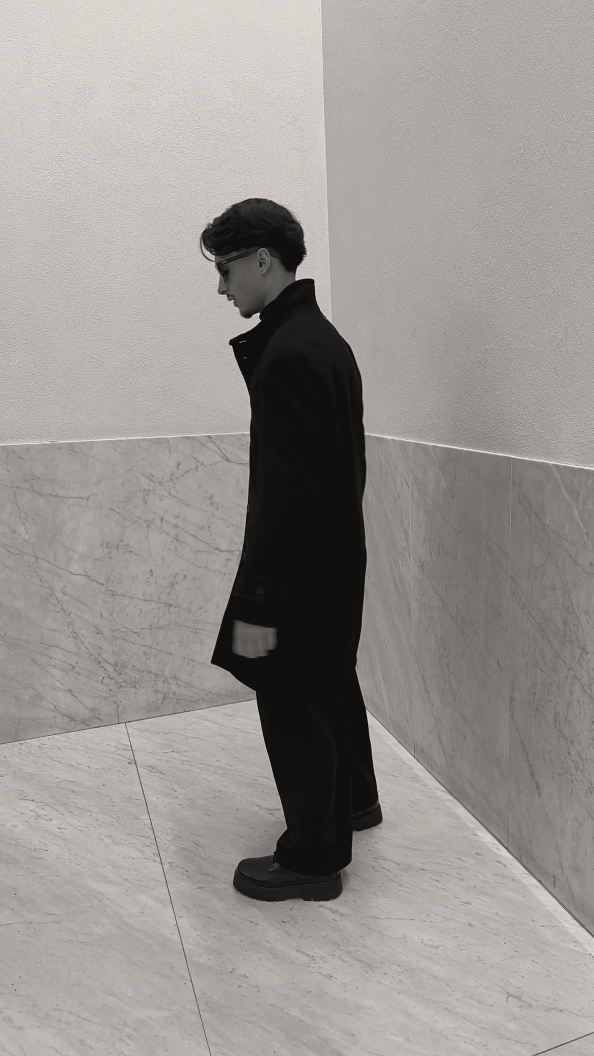
#> input picture highlight-about/_source/img/corridor.jpg, 1188 x 2112 px (shown at 1/2 size)
$ python -i compose.py   (imports and definitions only)
#> lines starting #> are read from the running program, lines starting #| are printed output that depends on the picture; after the words box and inside, x2 and y2 are one past the last pixel; in counts of white or black regions, pixels touching at a corner belong together
"""Compositor: genera el vídeo final fotograma a fotograma.
- Planos míos: se decodifican desde el original 4K, reencuadre/zoom (punch-in) con escalado de calidad,
  corrección de color suave (contraste algo más alto, piel natural) y enfoque ligero.
- Clips del tour con transiciones (whip, zoom, fundido) y el cambio a noche en el plano aéreo.
- PiP mío redondeado mientras el tour ocupa la pantalla.
- Capa de gráficos (PNG con alfa renderizados desde overlay.html).
Uso: python3 compose.py <9x16|4x5> [--test t1,t2,...]"""
import json, subprocess, sys, os, math
import numpy as np, cv2
sys.path.insert(0, os.path.dirname(os.path.abspath(__file__)))

ROOT = os.path.dirname(os.path.dirname(os.path.abspath(__file__)))
# [2 lines not run here, left out]
# [1 line that did not run here, left out]
FMT = sys.argv[1] if len(sys.argv) > 1 else "9x16"
OW, OH = 1080, (1920 if FMT == "9x16" else 1350)
TEST = None
if "--test" in sys.argv:
    TEST = [float(x) for x in sys.argv[sys.argv.index("--test") + 1].split(",")]
INTER = (2160, 3840)   # mis planos se decodifican a 4K nativo


def ease_out(x):
    x = min(1, max(0, x)); return 1 - (1 - x) ** 3


def smooth(x):
    x = min(1, max(0, x)); return x * x * (3 - 2 * x)


# ------------------------------------------------------------------ lectores de vídeo secuenciales
class Reader:
    """Lee fotogramas a 30 fps desde un archivo; reabre ffmpeg si hay que saltar hacia atrás o lejos."""
    # [28 lines left out: functions __init__, _open, get, not called in this run]


readers = {}
def reader(key, path, size, pre=""):
    if key not in readers: readers[key] = Reader(path, size, pre)
    return readers[key]


# ------------------------------------------------------------------ color de mis planos
# Corrección por toma (scripts/grade_params.py): balance de blancos medido en la pared + exposición
# [1 line not run here, left out]
LIN = ((np.arange(256) / 255.0) ** 2.2).astype(np.float32)          # sRGB aprox. -> lineal


def build_curve():
    """curva fílmica en gamma: contraste en S suave, negros asentados, hombro suave en altas"""
    x = np.linspace(0, 1, 4096)
    s = x * x * (3 - 2 * x)
    y = x + 0.24 * (s - x)
    y = np.clip((y - 0.018) / (1 - 0.018), 0, 1)
    return x, y
CX, CY = build_curve()


# [22 lines left out: functions grade, detail, not called in this run]


def sharpen(img, amount=0.28, sigma=1.1):
    b = cv2.GaussianBlur(img, (0, 0), sigma)
    return cv2.addWeighted(img, 1 + amount, b, -amount, 0)


ZCAP = {"A": 1.9, "B": 1.9, "C": 1.9, "D": 1.9}   # las 4 tomas son originales 4K del iPhone   # siempre con sobremuestreo desde 4K (más en las tomas comprimidas)


# ------------------------------------------------------------------ fuentes
# [9 lines left out: function take_src_time, not called in this run]


# [1 line not run here, left out]


# [126 lines left out: functions face_of, a_frame, b_frame, entry_at, render_entry, hblur and 2 more, not called in this run]


def whiten(img, a):
    if a <= 0.002: return img
    return cv2.addWeighted(img, 1 - a, np.full_like(img, 255), a, 0)


# [21 lines left out: functions scale_center, shake, not called in this run]


# ------------------------------------------------------------------ PiP
PIP_BOX = dict(x=1080 - 48 - 270, y=372, w=270, h=360, r=30) if FMT == "9x16" else dict(x=1080 - 40 - 230, y=40, w=230, h=306, r=26)


# [16 lines left out: function pip_layer, not called in this run]


def rounded_mask(w, h, r):
#> called with w = 230, h = 306, r = 26
    m = np.zeros((h * 4, w * 4), np.uint8)
    R = r * 4
    cv2.rectangle(m, (R, 0), (w * 4 - R, h * 4), 255, -1); cv2.rectangle(m, (0, R), (w * 4, h * 4 - R), 255, -1)
#> after `cv2.rectangle(m, (R, 0), (w * 4 - R, h * 4), 255, -1)`:
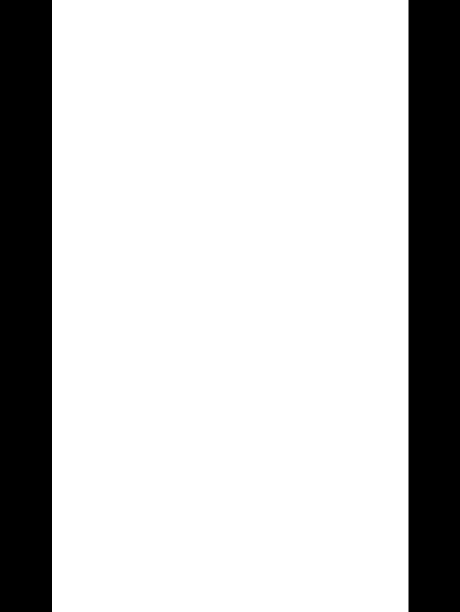
#> m: shape (1224, 920) (shown at 1/2 size); 77.5% white; 2 black regions, box (x1, y1, x2, y2) and area: (0, 0, 104, 1224) 127296, (817, 0, 920, 1224) 126072
#> after `cv2.rectangle(m, (0, R), (w * 4, h * 4 - R), 255, -1)`:
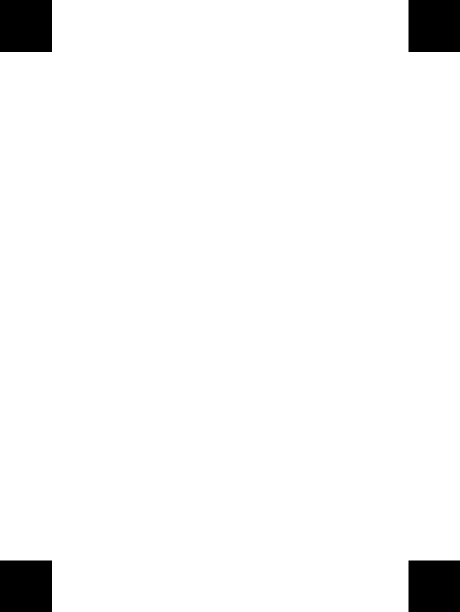
#> m: shape (1224, 920) (shown at 1/2 size); 96.2% white; 4 black regions, box (x1, y1, x2, y2) and area: (0, 0, 104, 104) 10816, (817, 0, 920, 104) 10712, (0, 1121, 104, 1224) 10712, (817, 1121, 920, 1224) 10609
    for cx, cy in ((R, R), (w * 4 - R, R), (R, h * 4 - R), (w * 4 - R, h * 4 - R)):
        cv2.circle(m, (cx, cy), R, 255, -1)
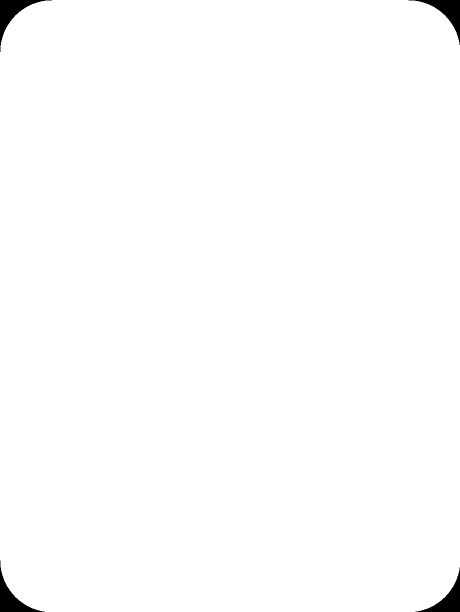
#> m: shape (1224, 920) (shown at 1/2 size); 99.2% white; 4 black regions, box (x1, y1, x2, y2) and area: (0, 0, 104, 104) 2433, (817, 0, 920, 90) 2329, (0, 1121, 90, 1224) 2329, (831, 1135, 920, 1224) 2226
    return cv2.resize(m, (w, h), interpolation=cv2.INTER_AREA).astype(np.float32) / 255


PMASK = rounded_mask(PIP_BOX["w"], PIP_BOX["h"], PIP_BOX["r"])
BW = 5
PMASK_OUT = rounded_mask(PIP_BOX["w"] + 2 * BW, PIP_BOX["h"] + 2 * BW, PIP_BOX["r"] + BW)
#> call 2 of rounded_mask, with w = 240, h = 316, r = 31
#> in rounded_mask (call 2), `cv2.rectangle(m, (R, 0), (w * 4 - R, h * 4), 255, -1)`:
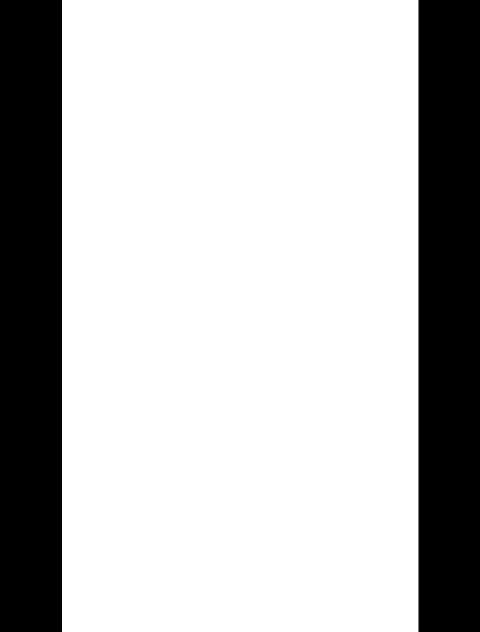
#> m: shape (1264, 960) (shown at 1/2 size); 74.3% white; 2 black regions, box (x1, y1, x2, y2) and area: (0, 0, 124, 1264) 156736, (837, 0, 960, 1264) 155472
#> in rounded_mask (call 2), `cv2.rectangle(m, (0, R), (w * 4, h * 4 - R), 255, -1)`:
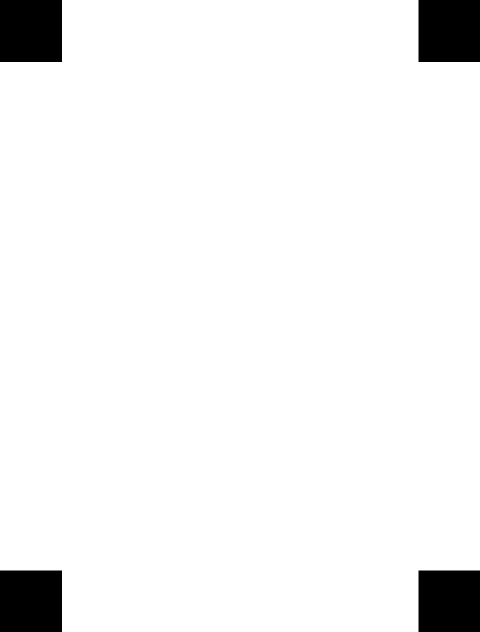
#> m: shape (1264, 960) (shown at 1/2 size); 95% white; 4 black regions, box (x1, y1, x2, y2) and area: (0, 0, 124, 124) 15376, (837, 0, 960, 124) 15252, (0, 1141, 124, 1264) 15252, (837, 1141, 960, 1264) 15129
#> after the loop in rounded_mask (call 2), `for cx, cy in ((R, R), (w * 4 - R, R), (R, h * 4 - R), (w * 4 - R, h *..`:
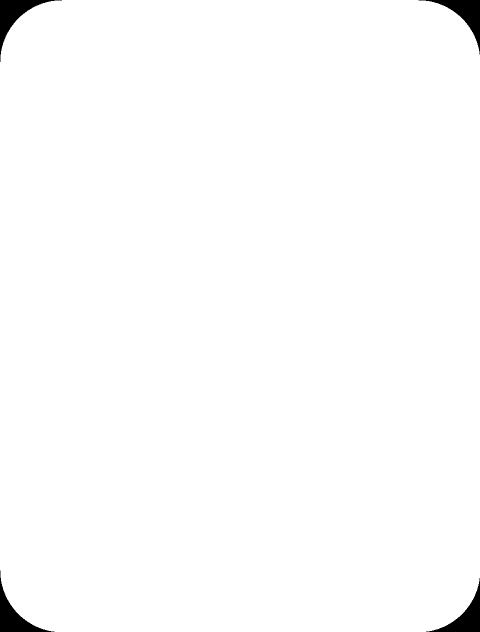
#> m: shape (1264, 960) (shown at 1/2 size); 98.9% white; 4 black regions, box (x1, y1, x2, y2) and area: (0, 0, 124, 124) 3425, (837, 0, 960, 109) 3301, (0, 1141, 109, 1264) 3301, (852, 1156, 960, 1264) 3178


# [45 lines left out: functions composite_pip, end_bg, overlay, not called in this run]


# ------------------------------------------------------------------ capa trasera (palabras detrás de la cabeza)
_prev_mask = {"i": -9, "m": None}


# [16 lines left out: function behind, not called in this run]


# ------------------------------------------------------------------ tarjetas de cristal: desenfoque real del vídeo
# [1 line not run here, left out]


# [17 lines left out: function glass, not called in this run]


def frame(i):
    t = i / FPS
    img = base_frame(t)
    img = behind(img, i, t)
    img = shake(img, t)
    img = end_bg(img, t)
    img = glass(img, i)
    return overlay(img, i)


# [21 lines not run here, left out]

>>> import cv2
>>> picture = cv2.cvtColor(cv2.imread('../../highlight-about/_source/img/corridor.jpg'), cv2.COLOR_BGR2RGB)
#> (the run stopped early here; a loop or call above may not have finished)
